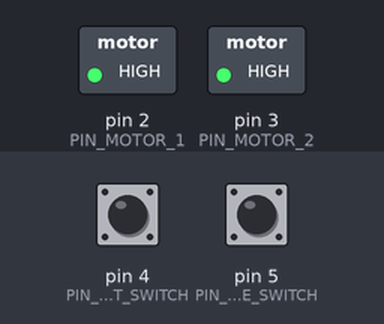
Bench run of a sketch on a simulated Arduino Uno, built with avr-gcc and run on an emulated ATmega328P. On the bench: switched loads named in the sketch (green lamp = pin HIGH). The test bench sets the inputs (shaded band); at power-on: pin 5 (PIN_TOGGLE_SWITCH) HIGH, pin 4 (PIN_LIMIT_SWITCH) HIGH.

Above: at 1.2 s.
1.3 s: pin 5 (PIN_TOGGLE_SWITCH) pulled LOW for 0.15 s
At 1.37 s:
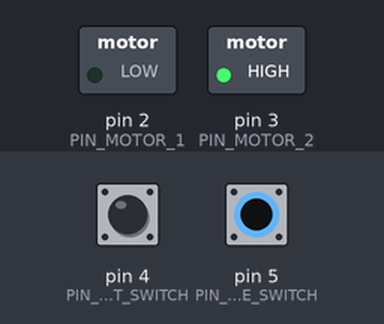
2.9 s: pin 5 (PIN_TOGGLE_SWITCH) pulled LOW for 3.2 s
At 7.3 s:
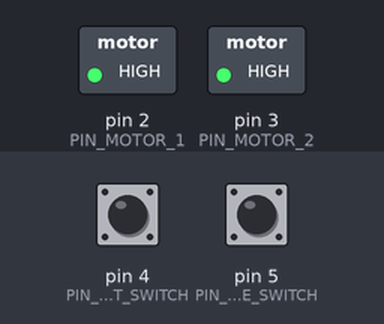
Timing chart, 0 to 8.8 s (numbered marks = the images above; inputs shaded):
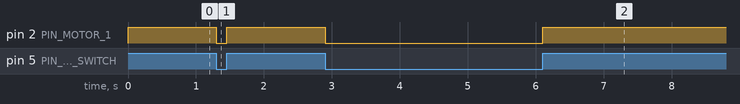

The sketch:

SmartUselessBox.ino
```cpp
#include "state.h"
#include "motor.h"

int state[3];

// Input
#define PIN_LIMIT_SWITCH  4
#define PIN_TOGGLE_SWITCH 5

// Output
#define PIN_MOTOR_1 2
#define PIN_MOTOR_2 3

void setup() {
  Serial.begin(115200);
  // PINS
  // - Input
  pinMode(PIN_LIMIT_SWITCH, INPUT_PULLUP);
  pinMode(PIN_TOGGLE_SWITCH, INPUT_PULLUP);

  // - Output
  pinMode(PIN_MOTOR_1, OUTPUT);
  pinMode(PIN_MOTOR_2, OUTPUT);

  // Initial state
  state[kLIMIT_SWITCH] = NORMAL;
  state[kTOGGLE_SWITCH] = OFF;
  state[kTIME] = millis();

  // Initial motor
  driveMotor(getMotorState(state));
}

void loop() {
  // Update state
  state[kLIMIT_SWITCH] = digitalRead(PIN_LIMIT_SWITCH) == LOW ? PRESSED : NORMAL;
  state[kTOGGLE_SWITCH] = digitalRead(PIN_TOGGLE_SWITCH) == LOW ? ON : OFF;
  state[kTIME] = millis();

  // Update motor
  driveMotor(getMotorState(state));
}

void driveMotor(MOTOR_STATE ms) {
  switch (ms) {
  case REVERSE:
    digitalWrite(PIN_MOTOR_1, HIGH);
    digitalWrite(PIN_MOTOR_2, LOW);
    break;
  case NEUTRAL:
    digitalWrite(PIN_MOTOR_1, HIGH);
    digitalWrite(PIN_MOTOR_2, HIGH);
    break;
  case FORWARD:
    digitalWrite(PIN_MOTOR_1, LOW);
    digitalWrite(PIN_MOTOR_2, HIGH);
    break;
  }
}
```

motor.cpp
```cpp
#include "motor.h"
#include "state.h"

const unsigned long delayLength = 1000;
bool delayStarted = false;
unsigned long delayStartTime;
unsigned long diff;

MOTOR_STATE getMotorState(int state[3]) {
  switch (state[kTOGGLE_SWITCH]) {
  case OFF:
    // Trick 1: Waits for one second when after hitting the toggle switch before going back down
    switch (state[kLIMIT_SWITCH]) {
    case NORMAL:
      diff = state[kTIME] - delayStartTime;
      delayStartTime = state[kTIME];

      if (delayStarted && diff >= delayLength) {
        delayStarted = false;
        return REVERSE;
      }

      delayStarted = true;
      return NEUTRAL;
    case PRESSED:
      delayStarted = false;
      return NEUTRAL;
    }
  case ON:
    delayStarted = false;
    // Trick 2: On the way up, stop moving once every 50 milliseconds
    return state[kTIME] % 50 == 0 ? NEUTRAL : FORWARD;
  }
}
```

motor.h
```cpp
enum MOTOR_STATE: int { REVERSE, NEUTRAL, FORWARD };
MOTOR_STATE getMotorState(int state[2]);
```

state.h
```cpp
// State keys
#define kLIMIT_SWITCH  0
#define kTOGGLE_SWITCH 1
#define kTIME          2

enum LIMIT_SWITCH_STATE: int { NORMAL, PRESSED };
enum TOGGLE_SWITCH_STATE: int { OFF, ON };
```

Measured:
- after the input at 1.3 s, pin 2 (PIN_MOTOR_1): HIGH → LOW at once, → HIGH 0.15 s later
- after the input at 2.9 s, pin 2 (PIN_MOTOR_1): HIGH → LOW at once, → HIGH 3.2 s later
